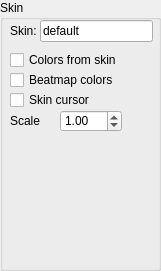
  <widget class="QGroupBox" name="sking">
   <property name="geometry">
    <rect>
     <x>340</x>
     <y>0</y>
     <width>161</width>
     <height>271</height>
    </rect>
   </property>
   <property name="title">
    <string>Skin</string>
   </property>
   <widget class="QLineEdit" name="skin">
    <property name="geometry">
     <rect>
      <x>40</x>
      <y>20</y>
      <width>113</width>
      <height>22</height>
     </rect>
    </property>
    <property name="toolTip">
     <string>skin name</string>
    </property>
    <property name="text">
     <string>default</string>
    </property>
   </widget>
   <widget class="QLabel" name="label_30">
    <property name="geometry">
     <rect>
      <x>10</x>
      <y>20</y>
      <width>31</width>
      <height>21</height>
     </rect>
    </property>
    <property name="text">
     <string>Skin:</string>
    </property>
   </widget>
   <widget class="QCheckBox" name="colorsfromskin">
    <property name="geometry">
     <rect>
      <x>10</x>
      <y>50</y>
      <width>111</width>
      <height>20</height>
     </rect>
    </property>
    <property name="text">
     <string>Colors from skin</string>
    </property>
   </widget>
   <widget class="QCheckBox" name="beatmapcolors">
    <property name="geometry">
     <rect>
      <x>10</x>
      <y>70</y>
      <width>111</width>
      <height>20</height>
     </rect>
    </property>
    <property name="text">
     <string>Beatmap colors</string>
    </property>
   </widget>
   <widget class="QCheckBox" name="skincursor">
    <property name="geometry">
     <rect>
      <x>10</x>
      <y>90</y>
      <width>111</width>
      <height>20</height>
     </rect>
    </property>
    <property name="text">
     <string>Skin cursor</string>
    </property>
   </widget>
   <widget class="QDoubleSpinBox" name="cursorscale">
    <property name="geometry">
     <rect>
      <x>60</x>
      <y>110</y>
      <width>62</width>
      <height>22</height>
     </rect>
    </property>
    <property name="maximum">
     <double>5.000000000000000</double>
    </property>
    <property name="singleStep">
     <double>0.100000000000000</double>
    </property>
    <property name="value">
     <double>1.000000000000000</double>
    </property>
   </widget>
   <widget class="QLabel" name="label_34">
    <property name="geometry">
     <rect>
      <x>10</x>
      <y>110</y>
      <width>49</width>
      <height>21</height>
     </rect>
    </property>
    <property name="text">
     <string>Scale</string>
    </property>
   </widget>
  </widget>
